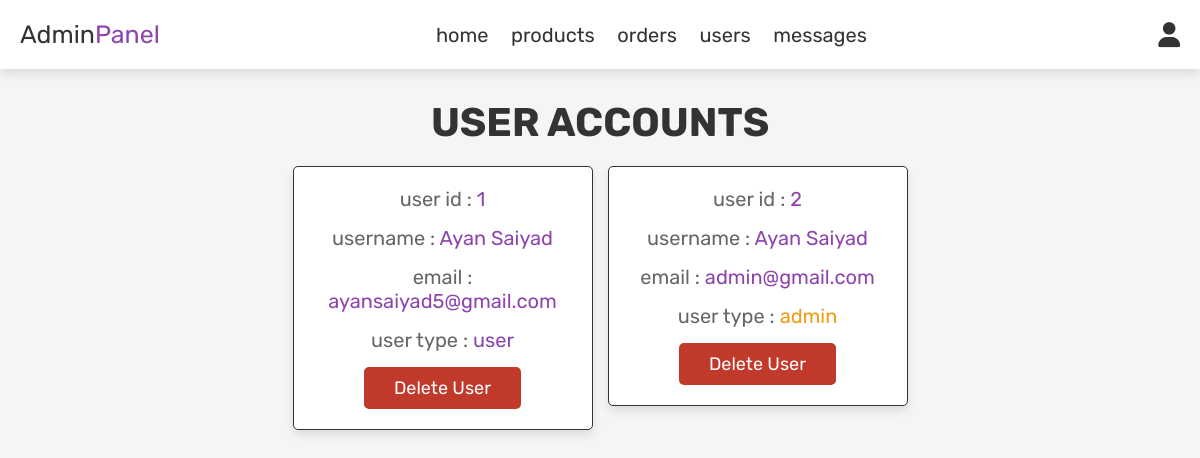
Screenshot of /admin_users.php (signed in) with the database file from the repository.
### tables this page shows
CREATE TABLE `users` (
  `id` int(100) NOT NULL,
  `name` varchar(100) NOT NULL,
  `email` varchar(100) NOT NULL,
  `password` varchar(100) NOT NULL,
  `user_type` varchar(20) NOT NULL DEFAULT 'user'
);

### admin_users.php (the view, shortened to what this page needs)
<?php
include 'config.php';
?>
<!DOCTYPE html>
<html lang="en">
<head>
   <link rel="stylesheet" href="https://cdnjs.cloudflare.com/ajax/libs/font-awesome/6.0.0/css/all.min.css">
   <link rel="stylesheet" href="css/admin_style.css">
</head>
<body>
<?php include 'admin_header.php'; ?>
<section class="users">
   <h1 class="title"> user accounts </h1>
   <div class="box-container">
      <?php
         $select_users = mysqli_query($conn, "SELECT * FROM `users`") or die('query failed');
         while($fetch_users = mysqli_fetch_assoc($select_users)){
      ?>
      <div class="box">
         <p> user id : <span><?php echo $fetch_users['id']; ?></span> </p>
         <p> username : <span><?php echo $fetch_users['name']; ?></span> </p>
         <p> email : <span><?php echo $fetch_users['email']; ?></span> </p>
         <p> user type : <span style="color:<?php if($fetch_users['user_type'] == 'admin'){ echo 'var(--orange)'; } ?>"><?php echo $fetch_users['user_type']; ?></span> </p>
         <a href="admin_users.php?delete=<?php echo $fetch_users['id']; ?>" onclick="return confirm('delete this user?');" class="delete-btn">delete user</a>
      </div>
      <?php
         };
      ?>
   </div>
</section>
</body>
</html>

### css/admin_style.css (style rules this page uses)
:root { --purple:#8e44ad; --red:#c0392b; --orange:#f39c12; --black:#333; --white:#fff; --light-color:#666; --light-white:#ccc; --light-bg:#f5f5f5; --border:.1rem solid var(--black); --box-shadow:0 .5rem 1rem rgba(0,0,0,.1); }
* { font-family: 'Rubik', sans-serif; margin:0; padding:0; box-sizing: border-box; outline: none; border:none; text-decoration: none; transition:all .2s linear; }
html { font-size: 62.5%; overflow-x: hidden; }
body { background-color: var(--light-bg); }
section { padding:3rem 2rem; }
.title { text-align: center; margin-bottom: 2rem; text-transform: uppercase; color:var(--black); font-size: 4rem; }
.btn, .option-btn, .delete-btn, .white-btn { display: inline-block; margin-top: 1rem; padding:1rem 3rem; cursor: pointer; color:var(--white); font-size: 1.8rem; border-radius: .5rem; text-transform: capitalize; }
.delete-btn { background-color: var(--red); }
.users .box-container { display: grid; grid-template-columns: repeat(auto-fit, 30rem); justify-content: center; gap:1.5rem; max-width: 1200px; margin:0 auto; align-items: flex-start; }
.users .box-container .box { background-color: var(--white); padding:2rem; border:var(--border); box-shadow: var(--box-shadow); border-radius: .5rem; text-align: center; }
.users .box-container .box p { padding-bottom: 1.5rem; font-size: 2rem; color:var(--light-color); }
.users .box-container .box p span { color:var(--purple); }
.users .box-container .box .delete-btn { margin-top: 0; }

### rows the page displays
users: id "1", name "Ayan Saiyad", email "ayansaiyad5@gmail.com", user_type "user"
users: id "2", name "Ayan Saiyad", email "admin@gmail.com", user_type "admin"
